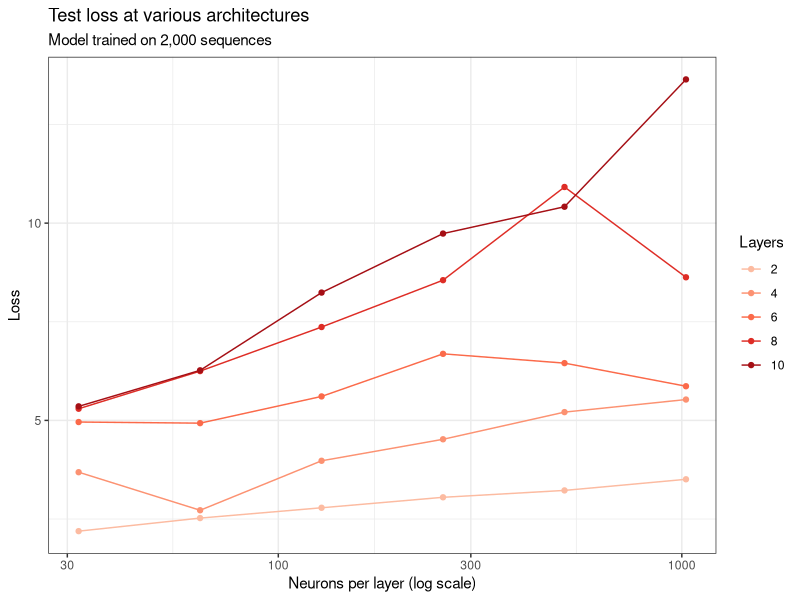

Write the R code that produced this figure.
## Code to create a viz of test loss as a function of complexity over various layers
## For the model that trained over ~2,000 sequences

#Importing necessary libraries and data
library(tidyverse)
library(ggplot2)
library(RColorBrewer)
twok <- read_csv("../../results/results-2k.csv")

#Averaging loss across seeds
twokMean <- twok |>
  group_by(layers, neuronsPerLayer) |>
  summarize(testLoss = mean(testLoss),
         trainLoss = mean(trainLoss))

#Generating plot
plot <- ggplot(data = filter(twokMean, layers > 1)) +
  geom_line(aes(x = neuronsPerLayer, 
                y = testLoss, 
                color = as.factor(layers))) +
  geom_point(aes(x = neuronsPerLayer, 
                 y = testLoss, 
                 color = as.factor(layers)))+
  scale_x_log10() +
  labs(color = "Layers",
       x = "Neurons per layer (log scale)",
       y = "Loss",
       title = "Test loss at various architectures",
       subtitle = "Model trained on 2,000 sequences") +
  scale_color_manual(values = brewer.pal(name = "Reds", n = 6)[2:9]) +
  theme_bw()

ggsave('figure1.png', plot, width = 6, height = 4)
